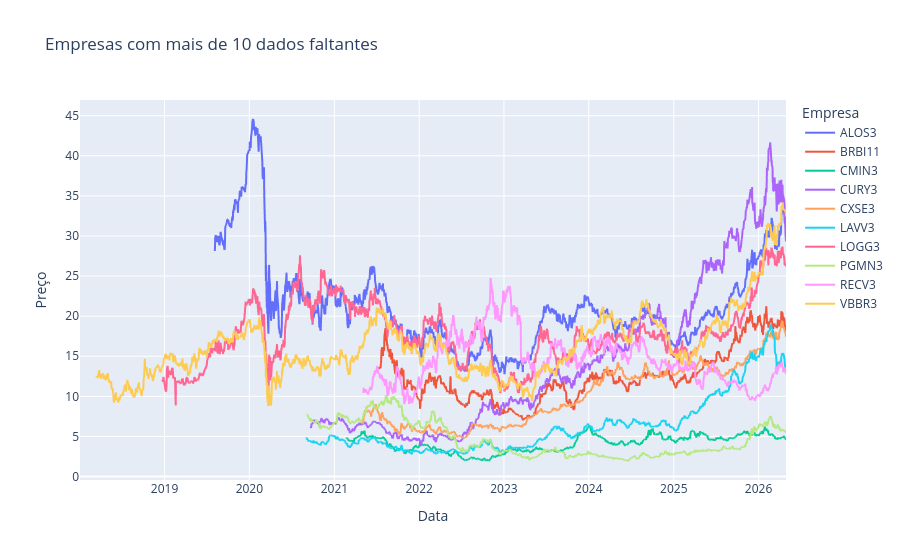

Notebook code cell kept with this figure:
### Code cell
import plotly.express as px

if empresas_missing:
    fig = px.line(
        prices[empresas_missing].reset_index(),
        x='Date',
        y=empresas_missing,
        title='Empresas com mais de 10 dados faltantes',
        labels={'value': 'Preço', 'Date': 'Data', 'variable': 'Empresa'}
    )

    fig.show()

### Figure 1 — Plotly figure (JSON) as saved in the notebook; plotly's stock layout.template omitted (floating-point values rounded to 4 significant figures; data arrays with more than 128 entries replaced by an {"elided": "..."} marker saying what was removed)
{"data": [{"hovertemplate": "Empresa=ALOS3<br>Data=%{x}<br>Preço=%{y}<extra></extra>", "legendgroup": "ALOS3", "line": {"color": "#636efa", "dash": "solid"}, "marker": {"symbol": "circle"}, "mode": "lines", "name": "ALOS3", "showlegend": true, "type": "scattergl", "x": {"elided": "2068 str values"}, "xaxis": "x", "y": {"elided": "2068 float values"}, "yaxis": "y"}, {"hovertemplate": "Empresa=BRBI11<br>Data=%{x}<br>Preço=%{y}<extra></extra>", "legendgroup": "BRBI11", "line": {"color": "#EF553B", "dash": "solid"}, "marker": {"symbol": "circle"}, "mode": "lines", "name": "BRBI11", "showlegend": true, "type": "scattergl", "x": {"elided": "2068 str values"}, "xaxis": "x", "y": {"elided": "2068 float values"}, "yaxis": "y"}, {"hovertemplate": "Empresa=CMIN3<br>Data=%{x}<br>Preço=%{y}<extra></extra>", "legendgroup": "CMIN3", "line": {"color": "#00cc96", "dash": "solid"}, "marker": {"symbol": "circle"}, "mode": "lines", "name": "CMIN3", "showlegend": true, "type": "scattergl", "x": {"elided": "2068 str values"}, "xaxis": "x", "y": {"elided": "2068 float values"}, "yaxis": "y"}, {"hovertemplate": "Empresa=CURY3<br>Data=%{x}<br>Preço=%{y}<extra></extra>", "legendgroup": "CURY3", "line": {"color": "#ab63fa", "dash": "solid"}, "marker": {"symbol": "circle"}, "mode": "lines", "name": "CURY3", "showlegend": true, "type": "scattergl", "x": {"elided": "2068 str values"}, "xaxis": "x", "y": {"elided": "2068 float values"}, "yaxis": "y"}, {"hovertemplate": "Empresa=CXSE3<br>Data=%{x}<br>Preço=%{y}<extra></extra>", "legendgroup": "CXSE3", "line": {"color": "#FFA15A", "dash": "solid"}, "marker": {"symbol": "circle"}, "mode": "lines", "name": "CXSE3", "showlegend": true, "type": "scattergl", "x": {"elided": "2068 str values"}, "xaxis": "x", "y": {"elided": "2068 float values"}, "yaxis": "y"}, {"hovertemplate": "Empresa=LAVV3<br>Data=%{x}<br>Preço=%{y}<extra></extra>", "legendgroup": "LAVV3", "line": {"color": "#19d3f3", "dash": "solid"}, "marker": {"symbol": "circle"}, "mode": "lines", "name": "LAVV3", "showlegend": true, "type": "scattergl", "x": {"elided": "2068 str values"}, "xaxis": "x", "y": {"elided": "2068 float values"}, "yaxis": "y"}, {"hovertemplate": "Empresa=LOGG3<br>Data=%{x}<br>Preço=%{y}<extra></extra>", "legendgroup": "LOGG3", "line": {"color": "#FF6692", "dash": "solid"}, "marker": {"symbol": "circle"}, "mode": "lines", "name": "LOGG3", "showlegend": true, "type": "scattergl", "x": {"elided": "2068 str values"}, "xaxis": "x", "y": {"elided": "2068 float values"}, "yaxis": "y"}, {"hovertemplate": "Empresa=PGMN3<br>Data=%{x}<br>Preço=%{y}<extra></extra>", "legendgroup": "PGMN3", "line": {"color": "#B6E880", "dash": "solid"}, "marker": {"symbol": "circle"}, "mode": "lines", "name": "PGMN3", "showlegend": true, "type": "scattergl", "x": {"elided": "2068 str values"}, "xaxis": "x", "y": {"elided": "2068 float values"}, "yaxis": "y"}, {"hovertemplate": "Empresa=RECV3<br>Data=%{x}<br>Preço=%{y}<extra></extra>", "legendgroup": "RECV3", "line": {"color": "#FF97FF", "dash": "solid"}, "marker": {"symbol": "circle"}, "mode": "lines", "name": "RECV3", "showlegend": true, "type": "scattergl", "x": {"elided": "2068 str values"}, "xaxis": "x", "y": {"elided": "2068 float values"}, "yaxis": "y"}, {"hovertemplate": "Empresa=VBBR3<br>Data=%{x}<br>Preço=%{y}<extra></extra>", "legendgroup": "VBBR3", "line": {"color": "#FECB52", "dash": "solid"}, "marker": {"symbol": "circle"}, "mode": "lines", "name": "VBBR3", "showlegend": true, "type": "scattergl", "x": {"elided": "2068 str values"}, "xaxis": "x", "y": {"elided": "2068 float values"}, "yaxis": "y"}], "layout": {"legend": {"title": {"text": "Empresa"}, "tracegroupgap": 0}, "title": {"text": "Empresas com mais de 10 dados faltantes"}, "xaxis": {"anchor": "y", "domain": [0, 1], "title": {"text": "Data"}}, "yaxis": {"anchor": "x", "domain": [0, 1], "title": {"text": "Preço"}}}}
